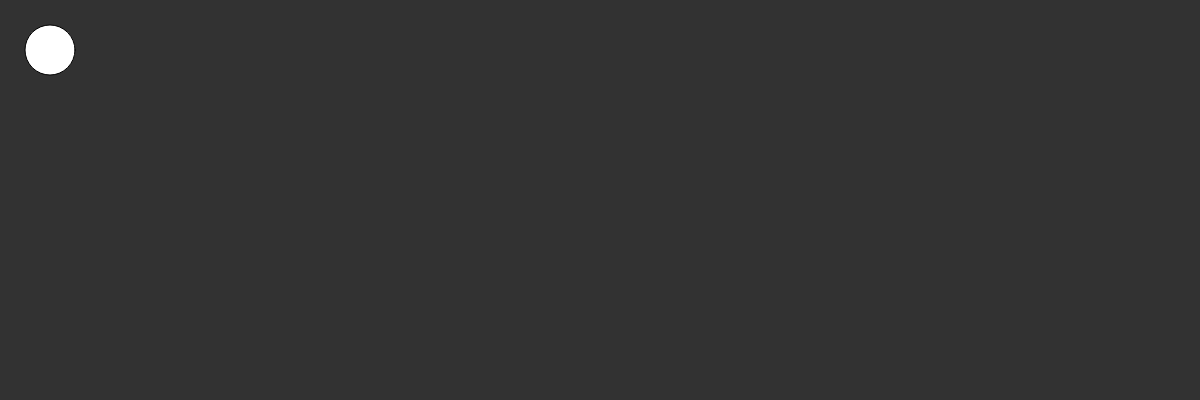
Frame 1 (no input)
Frame 60 (no input): identical to frame 1, image omitted
Frame 120 (the mouse pressed at the canvas centre since frame 60): identical to frame 1, image omitted

The p5.js sketch that drew this single still picture (run headless with seeded random() and noise() and a simulated clock; from frame 60 on, the mouse is pressed at the canvas centre):

// p5.js sketch
// ── sketch.js
var P;

var button;
var slide;
var inP;

var in2;
var h2;
var h3;

var stuff;

function setup() {

  createCanvas(windowWidth, 400);
  background(220);
  button = createButton("hello");
  button.mousePressed(boom);
  
  slide = createSlider(0,100,50);
  inP = createInput("wright here");
  
  P = createElement("p","hi");
  in2 = createInput("secont in ");
  h2 = createElement("h2","h2");
  h3 = createElement("h3","h3");
  
  
  P.mouseOver(change);
  
  in2.changed(changeH2);
  h2.mouseOver(makeRed);
  
  //stuff = select("h1");
  //stuff.style("color", "red");
  // TRYED AND FAILD 
}

function changeH2(){
  h2.html(in2.value()); 
}

function change(){
  P.html("hello");
}

function makeRed(){
  h2.style("color" , "red");
}

function draw() {
  background(50);
  ellipse(slide.value(),50,50,50);
  //P.html(inP.value());
  
}


function boom(){
  print("kabooom!!!!");
  
}
// ── secont.html
<!DOCTYPE html><html lang="en"><head>

    <meta charset="utf-8">

  </head>
  <body>
      <h1> suppppp im another page </h1>
      <h1> hello !!!!! </h1>
  

</body></html>

// ── style.css
html, body {
  margin: 0;
  padding: 0;
}
canvas {
  display: block;
}

p {
  background:red;
}
